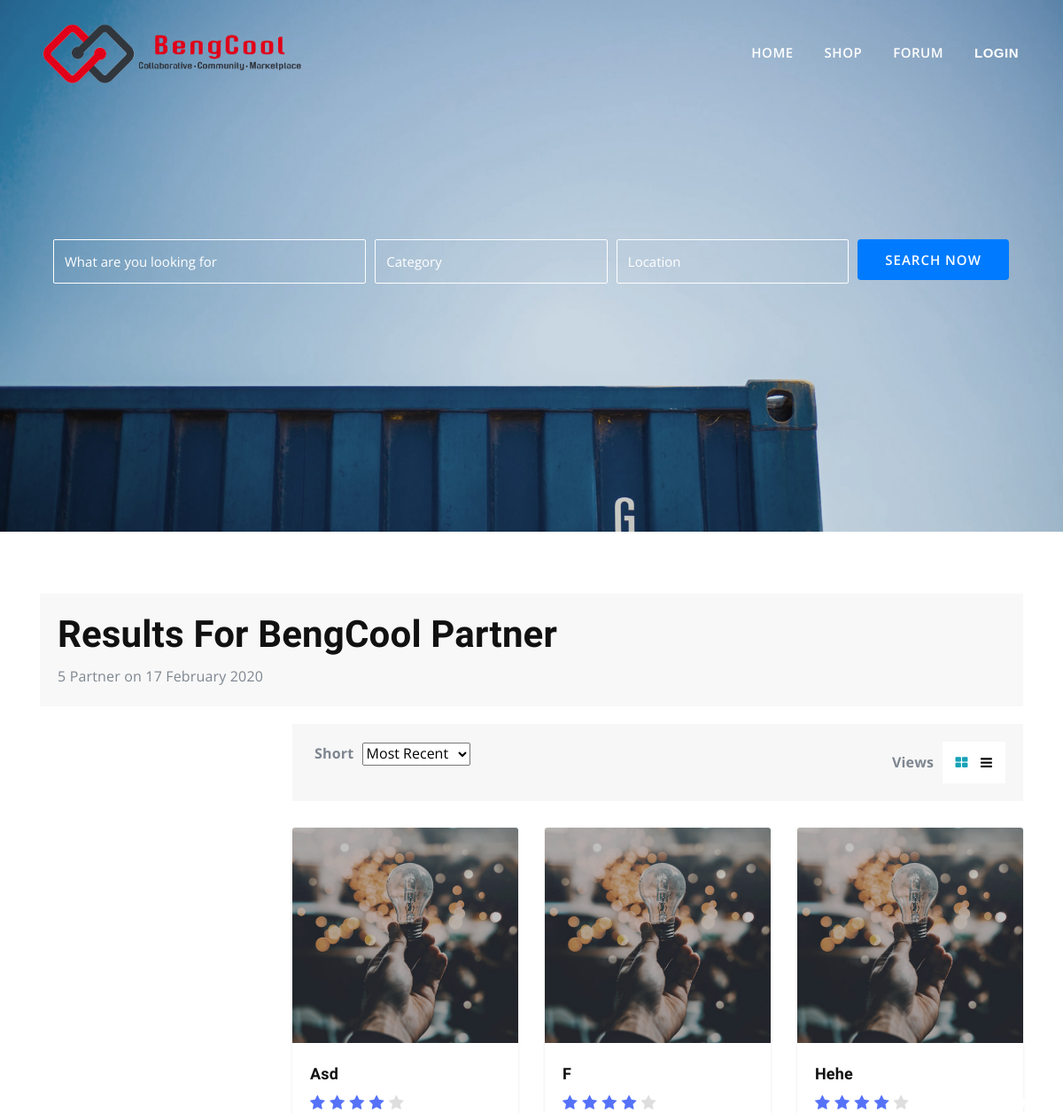
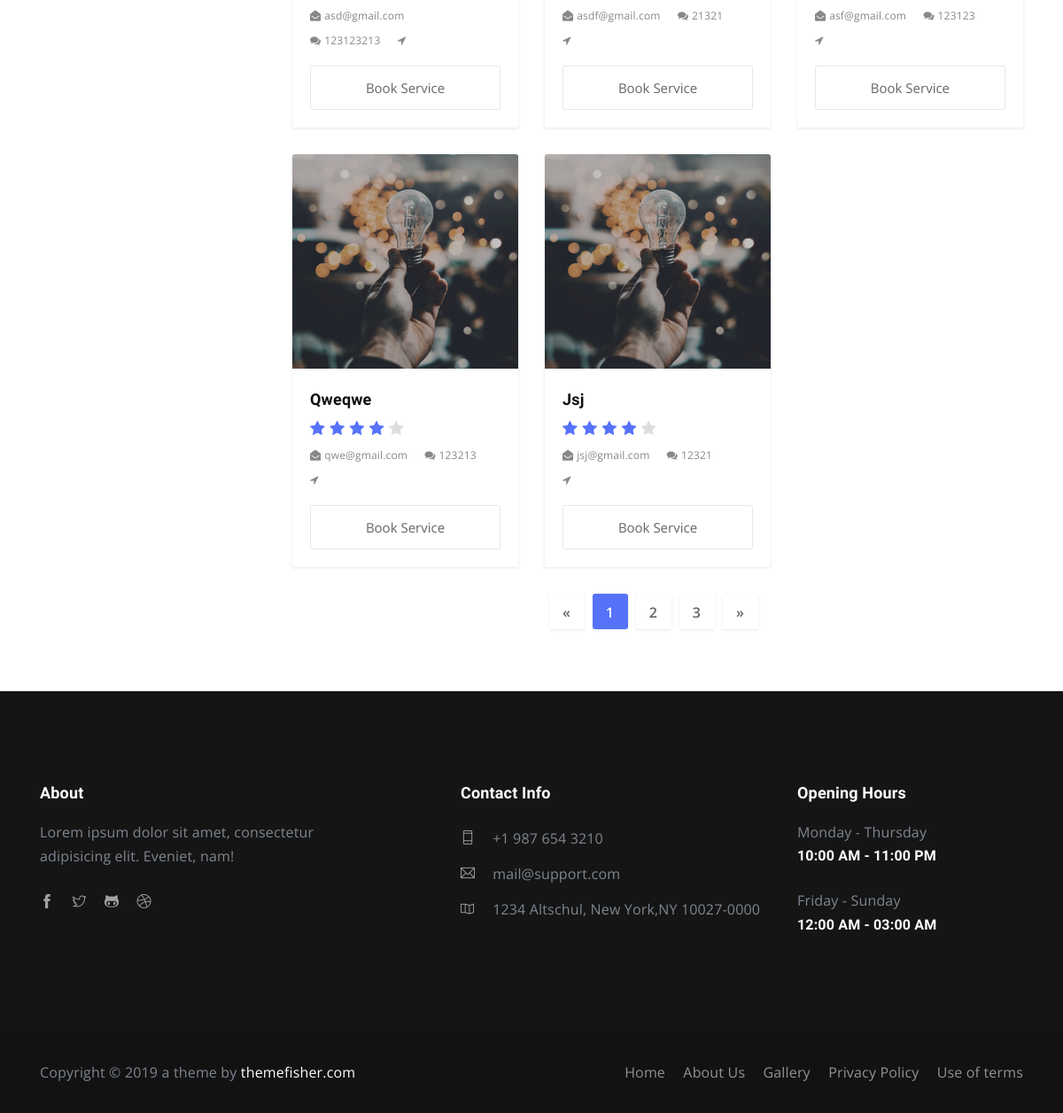
/index.php/booking, run on the app's committed database (2 pictures, top to bottom).
### tables this page shows
CREATE TABLE `bengkel` (
  `id_bengkel` varchar(15) NOT NULL,
  `nama_bengkel` varchar(50) NOT NULL,
  `email` varchar(50) NOT NULL,
  `telepon` varchar(16) NOT NULL,
  `tanggal_registrasi` date NOT NULL,
  `gambar` longblob NOT NULL,
  `jam_buka` time NOT NULL,
  `jam_tutup` time NOT NULL,
  `user_add` varchar(15) NOT NULL,
  `waktu_add` datetime NOT NULL,
  `user_edit` varchar(15) NOT NULL,
  `waktu_edit` datetime NOT NULL,
  `user_delete` varchar(15) NOT NULL,
  `waktu_delete` datetime NOT NULL,
  `status_delete` int(11) NOT NULL
);

### application/controllers/Booking.php (called while the page is built, shortened)
<?php
class Booking extends CI_Controller {
	function __construct(){
		$this->load->model('m_service');
        $this->load->model('m_signup_bengkel');
        $this->load->model('m_booking');
	}
	public function index()
	{
		$data['bengkels'] = $this->m_signup_bengkel->tampilkanData()->result();
		$data['jumlah'] = $this->m_signup_bengkel->tampilkanData()->num_rows();
		$this->load->view('v_service', $data);
	}
}

### index.php (called while the page is built, shortened)
<?php
require_once BASEPATH.'core/CodeIgniter.php';

### application/models/m_signup_bengkel.php (called while the page is built, shortened)
<?php
	class m_signup_bengkel extends CI_Model{
		function tampilkanData()
		{
			$query=$this->db->get('bengkel');
			return $query;
		}
}
?>

### application/views/v_service.php (the view, shortened to what this page needs)
<!DOCTYPE html>
<head>
  <link rel="stylesheet" href="<?php echo base_url()?>assets/type1/plugins/bootstrap/bootstrap.min.css">
  <link rel="stylesheet" href="<?php echo base_url()?>assets/type1/plugins/themify/css/themify-icons.css">
  <link rel="stylesheet" href="<?php echo base_url()?>assets/type1/plugins/icofont/icofont.min.css">
  <link rel="stylesheet" href="<?php echo base_url()?>assets/type1/plugins/fontawesome/css/all.css">
  <link rel="stylesheet" href="<?php echo base_url()?>assets/type1/plugins/aos/aos.css">
  <link rel="stylesheet" href="<?php echo base_url()?>assets/type1/plugins/magnific-popup/magnific-popup.css">
  <link rel="stylesheet" href="<?php echo base_url()?>assets/type1/plugins/video-popup/modal-video.min.css">
  <link rel="stylesheet" href="<?php echo base_url()?>assets/type1/plugins/swiper/swiper.min.css">
  <link rel="stylesheet" href="<?php echo base_url()?>assets/type1/plugins/date-picker/datepicker.min.css">
  <link rel="stylesheet" href="<?php echo base_url()?>assets/type1/plugins/clock-picker/clockpicker.min.css">
  <link rel="stylesheet" href="<?php echo base_url()?>assets/type1/plugins/bootstrap-touchpin/jquery.bootstrap-touchspin.min.css">
  <link rel="stylesheet" href="<?php echo base_url()?>assets/type1/plugins/devices.min.css">
  <link href="<?php echo base_url() ?>assets/type1/css/style.css" rel="stylesheet">
  <link rel="stylesheet" href="<?php echo base_url()?>assets/type2/plugins/bootstrap/css/bootstrap-slider.css">
  <link href="<?php echo base_url()?>assets/type2/plugins/font-awesome/css/font-awesome.min.css" rel="stylesheet">
  <link href="<?php echo base_url()?>assets/type2/plugins/slick-carousel/slick/slick.css" rel="stylesheet">
  <link href="<?php echo base_url()?>assets/type2/plugins/slick-carousel/slick/slick-theme.css" rel="stylesheet">
  <link href="<?php echo base_url()?>assets/type2/plugins/fancybox/jquery.fancybox.pack.css" rel="stylesheet">
  <link href="<?php echo base_url()?>assets/type2/plugins/jquery-nice-select/css/nice-select.css" rel="stylesheet">
  <link href="<?php echo base_url()?>assets/type2/css/style.css" rel="stylesheet">
  <link href="<?php echo base_url() ?>assets/type1/css/style1.css" rel="stylesheet">
</head>
<body>
<?php
	include 'nav.php';
?>
<?php
	include 'modal-login.php';
?>
<section class="slider-hero hero-slider  hero-style-1  ">
    <div class="swiper-wrapper">
      <div class="swiper-slide slide-item">
        <div class="slide-inner slide-bg-image main-sider-inner" data-background="<?php echo base_url() ?>assets/type1/images/home5.jpeg">
          <div class="container">
<section class="page-search">
	<div class="container">
		<div class="row">
			<div class="col-md-12">
				<div class="advance-search">
					<form>
						<div class="form-row">
							<div class="form-group col-md-4">
								<input type="text" class="form-control my-2 my-lg-0" id="inputtext4" placeholder="What are you looking for">
							</div>
							<div class="form-group col-md-3">
								<input type="text" class="form-control my-2 my-lg-0" id="inputCategory4" placeholder="Category">
							</div>
							<div class="form-group col-md-3">
								<input type="text" class="form-control my-2 my-lg-0" id="inputLocation4" placeholder="Location">
							</div>
							<div class="form-group col-md-2">
								<button type="submit" class="btn btn-primary">Search Now</button>
							</div>
						</div>
					</form>
				</div>
			</div>
		</div>
	</div>
</section>
          </div>
        </div>
      </div>
    </div>
    <div class="swiper-button-next"></div>
    <div class="swiper-button-prev"></div>
</section>
<section class="section-sm">
	<div class="container">
		<div class="row">
			<div class="col-md-12">
				<div class="search-result bg-gray">
					<h2>Results For BengCool Partner</h2>
					<p><?php echo $jumlah; ?> Partner on <?php echo date("d F Y")?></p>
				</div>
			</div>
		</div>
		<div class="row">
			<?php
				include('left-booking.php');
			?>
			<div class="col-md-9">
				<div class="category-search-filter">
					<div class="row">
						<div class="col-md-6">
							<strong>Short</strong>
							<select>
								<option>Most Recent</option>
							</select>
						</div>
						<div class="col-md-6">
							<div class="view">
								<strong>Views</strong>
								<ul class="list-inline view-switcher">
									<li class="list-inline-item">
										<a href="#" onclick="event.preventDefault();" class="text-info"><i class="fa fa-th-large"></i></a>
									</li>
									<li class="list-inline-item">
										<a href="ad-list-view.html"><i class="fa fa-reorder"></i></a>
									</li>
								</ul>
							</div>
						</div>
					</div>
				</div>
				<div class="product-grid-list">
					<div class="row mt-30">
						<?php
							foreach($bengkels as $list){
						?>
						<div class="col-sm-12 col-lg-4 col-md-6">
							<div class="product-item bg-light">
								<div class="card">
									<div class="thumb-content">
										<img class="card-img-top img-fluid" src="<?php echo base_url() ?>assets/type1/images/home4.jpg" alt="Card image cap">
									</div>
									<div class="card-body">
										<a href="<?php echo base_url() ?>Booking/ProfileBengkel/<?php echo $list->id_bengkel ?>">
											<h4 class="card-title">
												<?php echo $list->nama_bengkel ?>
											</h4>
										</a>
										<div class="product-ratings">
											<ul class="list-inline">
												<li class="list-inline-item selected"><i class="fa fa-star"></i></li>
												<li class="list-inline-item selected"><i class="fa fa-star"></i></li>
												<li class="list-inline-item selected"><i class="fa fa-star"></i></li>
												<li class="list-inline-item selected"><i class="fa fa-star"></i></li>
												<li class="list-inline-item"><i class="fa fa-star"></i></li>
											</ul>
										</div>
										<ul class="list-inline product-meta">
											<li class="list-inline-item">
												<a><i class="fa fa-envelope-open"></i><?php echo $list->email ?></a>
											</li>
											<li class="list-inline-item">
												<a><i class="fa fa-comments"></i><?php echo $list->telepon ?></a>
											</li>
											<li class="list-inline-item">
												<a><i class="fa fa-location-arrow"></i><?php echo $list->alamat ?></a>
											</li>
										</ul>
										<a href="<?php echo base_url()?>Booking/Booking/<?php echo $list->id_bengkel ?>">
											<p class="card-text">
												<button class="form-control">Book Service</button>
											</p>
										</a>
									</div>
								</div>
							</div>
 						</div>
						 <?php
								}
							?>
						</div>
				<div class="pagination justify-content-center">
					<nav aria-label="Page navigation example">
						<ul class="pagination">
							<li class="page-item">
								<a class="page-link" href="#" aria-label="Previous">
									<span aria-hidden="true">&laquo;</span>
								</a>
							</li>
							<li class="page-item active"><a class="page-link" href="#">1</a></li>
							<li class="page-item"><a class="page-link" href="#">2</a></li>
							<li class="page-item"><a class="page-link" href="#">3</a></li>
							<li class="page-item">
								<a class="page-link" href="#" aria-label="Next">
									<span aria-hidden="true">&raquo;</span>
								</a>
							</li>
						</ul>
					</nav>
				</div>
			</div>
		</div>
	</div>
</section>
<footer class="section footer">
	<div class="container">
		<div class="row justify-content-center">
			<div class="col-lg-4 col-md-3 mb-5 mb-lg-0">
				<div class="widget">
					<h4 class="mb-3">About</h4>
					<p>Lorem ipsum dolor sit amet, consectetur adipisicing elit. Eveniet, nam!</p>
					<ul class="list-inline footer-socials mt-4">
						<li class="list-inline-item"><a href="https://www.facebook.com/themefisher"><i
									class="ti-facebook mr-2"></i></a></li>
						<li class="list-inline-item"><a href="https://twitter.com/themefisher"><i class="ti-twitter mr-2 "></i></a>
						</li>
						<li class="list-inline-item"><a href="https://github.com/themefisher/"><i class="ti-github mr-2 "></i></a>
						</li>
						<li class="list-inline-item"><a href="https://dribbble.com/themefisher/"><i
									class="ti-dribbble mr-2 "></i></a></li>
					</ul>
				</div>
			</div>
			<div class="col-lg-4 ml-auto col-md-5 mb-5 mb-lg-0">
				<div class="widget">
					<h4 class="mb-3">Contact Info</h4>
					<ul class="list-unstyled mb-0 footer-contact">
						<li><i class="ti-mobile"></i>+1 987 654 3210</li>
						<li><i class="ti-email"></i>mail@support.com</li>
						<li><i class="ti-map"></i>1234 Altschul, New York,NY 10027-0000</li>
					</ul>
				</div>
			</div>
			<div class="col-lg-3 col-md-4 mb-5 mb-lg-0">
				<div class="widget">
					<h4 class="mb-3">Opening Hours</h4>
					<div class="info mb-4">
						<p class="mb-0">Monday - Thursday</p>
						<h5>10:00 AM - 11:00 PM</h5>
					</div>
					<div class="info">
						<p class="mb-0">Friday - Sunday</p>
						<h5>12:00 AM - 03:00 AM</h5>
					</div>
				</div>
			</div>
		</div>
	</div>
</footer>
<section class="footer-btm py-3">
	<div class="container">
		<div class="row">
			<div class="col-lg-12">
				<div class="d-md-flex justify-content-between align-items-center py-3 text-center text-md-left">
					<p class="mb-0 ">Copyright &copy; 2019 a theme by <a href="https://themefisher.com/"
							class="text-white">themefisher.com</a></p>
					<div class="footer-menu mt-3 mt-lg-0">
						<ul class="list-inline mb-0">
							<li class="list-inline-item pl-2"><a href="index.html">Home</a></li>
							<li class="list-inline-item pl-2"><a href="about.html">About Us</a></li>
							<li class="list-inline-item pl-2"><a href="gallery.html">Gallery</a></li>
							<li class="list-inline-item pl-2"><a href="policy.html">Privacy Policy</a></li>
							<li class="list-inline-item pl-2"><a href="terms.html">Use of terms</a></li>
						</ul>
					</div>
				</div>
			</div>
		</div>
	</div>
</section>
</html>

### assets/type1/css/style.css (style rules this page uses)
body { font-family: "Open Sans", sans-serif; -webkit-font-smoothing: antialiased; font-size: 16px; font-weight: 400; letter-spacing: 0.166667px; line-height: 1.7em; color: #7e8690; }
p { color: #7e8690; }
h1, .h1, h2, .h2, h3, .h3, h4, .h4, h5, .h5, h6, .h6 { font-family: "Cardo", serif; color: #111; font-weight: 700; text-transform: capitalize; }
h2, .h2 { font-size: 42px; line-height: 52px; }
h4, .h4 { font-size: 18px; line-height: 30px; }
h5, .h5 { font-size: 16px; line-height: 26px; }
.btn { display: inline-block; padding: 1rem 2rem; text-transform: uppercase; border-radius: 0px; font-size: 14px; line-height: 14px; font-weight: 600; border: 1px solid transparent; transition: all .35s ease; }
.section { padding: 120px 0px; }
a { color: #000; text-decoration: none; transition: all .35s ease; }
.slide-bg-image { padding: 240px 0px 250px; background-size: cover; position: relative; }
.swiper-button-next { background-image: url("/images/002-right-arrow.svg"); right: 40px; height: 20px; }
.swiper-button-prev { background-image: url("/images/001-left-arrow.svg"); left: 40px; height: 20px; }
.hero-slider .swiper-slide { overflow: hidden; }
.bg-gray { background: #f8f8f8; }
.form-control { height: 50px !important; border-radius: 0px; font-size: 14px; border-color: rgba(0, 0, 0, 0.09); }
.footer { background: #151515; padding-bottom: 70px; }
.footer .widget h4, .footer .widget h5 { color: #fff; }
.footer-contact { line-height: 40px; }
.footer-contact li i { margin-right: 20px; color: rgba(255, 255, 255, 0.6); height: 30px; }
.footer-btm { background: #121212; }
.footer-menu ul li a { color: #8f9397; }
.footer-socials li a { color: rgba(255, 255, 255, 0.6); }

### assets/type2/css/style.css (style rules this page uses)
ul.pagination li { margin-right: 10px; }
ul.pagination li a { border-radius: 3px !important; font-size: 16px; padding: 0; height: 50px; width: 50px; line-height: 50px; text-align: center; border-color: transparent; box-shadow: 0px 1px 3px 0px rgba(0, 0, 0, 0.1); color: #666; }
ul.pagination .active a { background-color: #5672f9 !important; color: #fff !important; border-color: transparent !important; }
ol, ul { margin: 0; padding: 0; list-style: none; }
a { transition: all .3s ease-in 0s; color: #000; }
.form-control { border-radius: 2px; height: 50px; background-color: transparent; color: #666; box-shadow: none; font-size: 15px; }
button { cursor: pointer; }
.section { padding: 100px 0; }
.section-sm { padding: 70px 0; }
.btn { font-size: 15px; letter-spacing: 1px; display: inline-block; padding: 15px 30px; border-radius: 4px; }
.mt-30 { margin-top: 30px; }
ul.pagination li a { font-weight: 600; border-radius: 3px !important; font-size: 16px; padding: 0; height: 40px; width: 40px; line-height: 40px; text-align: center; border-color: transparent; box-shadow: 0px 1px 3px 0px rgba(0, 0, 0, 0.1); color: #666; }
.page-search { padding: 30px 0; }
.page-search .advance-search .form-group { margin-bottom: 0; }
.page-search .advance-search .form-control { border: 1px solid #fff; color: #fff; }
.search-result { padding: 20px; margin-bottom: 20px; }
.search-result p { margin: 0; }
.category-search-filter { background: #f7f7f7; padding: 20px; }
.category-search-filter strong { margin: 0 5px; }
.category-search-filter .view { text-align: right; }
.category-search-filter .view ul { display: inline-block; }
.category-search-filter .view ul li:not(:last-child) { margin-right: 10px; }
.category-search-filter .view ul li a { font-size: 15px; }
.category-search-filter .view .view-switcher { background: #fff; padding: 10px 15px; }
.product-item { box-shadow: 0px 1px 3px 0px rgba(0, 0, 0, 0.1); margin-bottom: 30px; }
.product-item .card { border: none; }
.product-item .card .card-body { padding: 20px; }
.product-item .card .card-body .card-title { font-size: 18px; margin-bottom: 5px; font-weight: 600; }
.product-item .card .card-body .card-text { color: #777; }
.product-item .thumb-content { position: relative; }
.product-item .product-meta { margin-bottom: 15px; }
.product-item .product-meta li { margin-right: 15px; }
.product-item .product-meta li a { color: #888; font-size: 12px; }
.product-item .product-meta li a i { margin-right: 4px; }
.product-item .product-ratings li { margin-right: 1px; }
.product-item .product-ratings li i { font-size: 18px; color: #dedede; cursor: pointer; }
.product-item .product-ratings .selected i { color: #5672f9; }
.product-ratings ul li i { font-size: 18px; color: #5672f9; }

### data on the page
bengkel: nama_bengkel "Asd", email "asd@gmail.com", telepon "123123213"
bengkel: nama_bengkel "F", email "asdf@gmail.com", telepon "21321"
bengkel: nama_bengkel "Hehe", email "asf@gmail.com", telepon "123123"
bengkel: nama_bengkel "Qweqwe", email "qwe@gmail.com", telepon "123213"
bengkel: nama_bengkel "Jsj", email "jsj@gmail.com", telepon "12321"

### other printed values
$jumlah "5"
